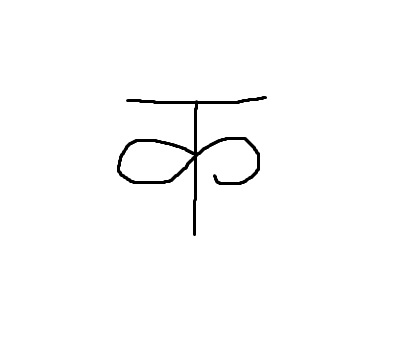
#> input picture Resources/hindi.jpg, 418 x 359 px, found by its file name
$ jupyter execute --allow-errors Digitizer.ipynb   (shell and % lines are left out)
#> lines starting #> are read from the running program, lines starting #| are printed output that depends on the picture; after the words box and inside, x2 and y2 are one past the last pixel; in counts of white or black regions, pixels touching at a corner belong together
[cell 1]
# Import necessary libraries
import cv2
import pytesseract
import numpy as np

# Read the image
img = cv2.imread('hindi.jpg')
#> img is the input picture: shape (359, 418, 3); min 0, max 255, mean 251.7

# Preprocess the image
gray = cv2.cvtColor(img, cv2.COLOR_BGR2GRAY)
gray = cv2.medianBlur(gray, 3)
gray = cv2.threshold(gray, 0, 255, cv2.THRESH_BINARY + cv2.THRESH_OTSU)[1]
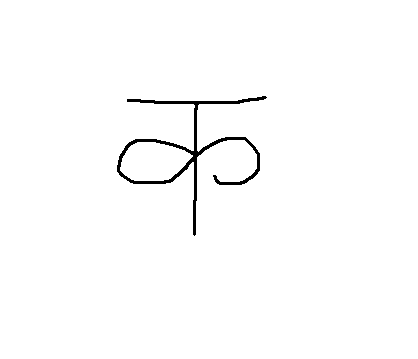
#> gray: shape (359, 418); 98.7% white; 1 black region, box (x1, y1, x2, y2) and area: (117, 96, 267, 236) 1902
final = np.zeros((300,300,1))
cv2.imshow('gray', gray)
